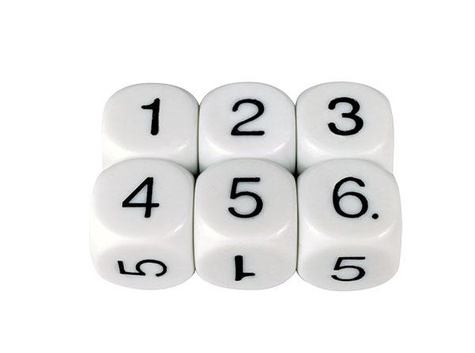
#> input picture dice2.jpg, 475 x 353 px, shrunk from 600 x 446 before the run
$ python main.py
#> lines starting #> are read from the running program, lines starting #| are printed output that depends on the picture; after the words box and inside, x2 and y2 are one past the last pixel; in counts of white or black regions, pixels touching at a corner belong together
### functions.py
import numpy as np
from statistics import mean

def in_range_img(image):
    width, height = image.shape[:2]
    new_img = np.zeros([width, height, 4])

    for i in range(width):
        for j in range(height):
            rgb = [float(image[i][j][0]), float(image[i][j][1]), float(image[i][j][2])]
            avg = float(mean(rgb)/250)
            if avg > 0.2:
                avg = 0
            else:
                avg = 1
            new_img[i][j][0] = avg
            new_img[i][j][1] = avg
            new_img[i][j][2] = avg
            new_img[i][j][3] = 1
    return new_img

### main.py
# [6 lines of commented-out code are left out]
import numpy as np
# import argparse

from PIL import Image

import cv2 as cv
import sys
import pytesseract

import functions

DIGITS_LOOKUP = {
    (1, 1, 1, 0, 1, 1, 1): 0,
    (0, 0, 1, 0, 0, 1, 0): 1,
    (1, 0, 1, 1, 1, 1, 0): 2,
    (1, 0, 1, 1, 0, 1, 1): 3,
    (0, 1, 1, 1, 0, 1, 0): 4,
    (1, 1, 0, 1, 0, 1, 1): 5,
    (1, 1, 0, 1, 1, 1, 1): 6,
    (1, 0, 1, 0, 0, 1, 0): 7,
    (1, 1, 1, 1, 1, 1, 1): 8,
    (1, 1, 1, 1, 0, 1, 1): 9
}

pytesseract.pytesseract.tesseract_cmd = r'C:\Users\hallgato\AppData\Local\Programs\Tesseract-OCR\tesseract.exe'

img = cv.imread(cv.samples.findFile("dice2.jpg"))
#> img is the input picture: shape (353, 475, 3); mean B, G, R 235.9, 236.1, 236.1
if img is None:
    sys.exit("Could not read the image.")

grayImage = cv.cvtColor(img, cv.COLOR_BGR2GRAY)
(thresh2, blackAndWhiteImage2) = cv.threshold(grayImage, 127, 255, cv.THRESH_BINARY)
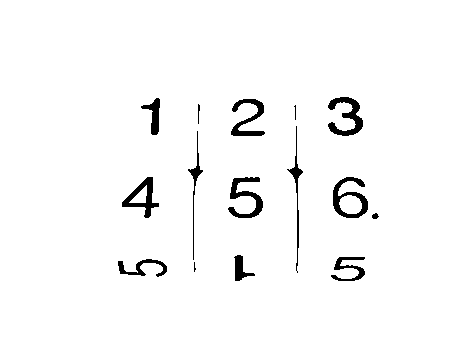
#> blackAndWhiteImage2: shape (353, 475); 97.2% white; 15 black regions (2 under 20 px), largest, box (x1, y1, x2, y2) and area: (328, 97, 363, 136) 606, (333, 177, 368, 218) 582, (228, 177, 263, 218) 572
edged2 = cv.Canny(grayImage, 50, 200, 255)
#> edged2: shape (353, 475); 2.4% white in thin lines or dots, all inside (x1, y1, x2, y2) = (90, 81, 403, 292)
# cv.imshow("Edged2", edged2)
new_image = np.zeros(grayImage.shape, grayImage.dtype)

alpha = 1.0  # [1.0-3.0]
beta = 100  # [0-100]

for y in range(grayImage.shape[0]):
    for x in range(grayImage.shape[1]):
        new_image[y, x] = np.clip(alpha * grayImage[y, x] + beta, 0, 255)
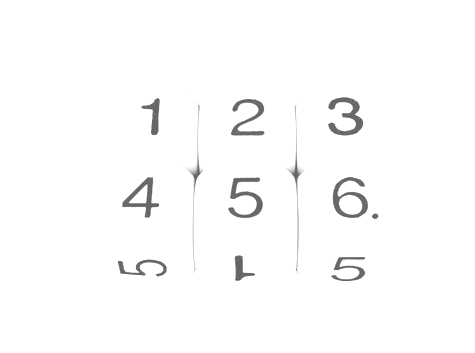
#> new_image: shape (353, 475); min 100, max 255, mean 251.6

(thresh, blackAndWhiteImage) = cv.threshold(new_image, 127, 255, cv.THRESH_BINARY)
#> blackAndWhiteImage: shape (353, 475); 98.2% white; 12 black regions (1 under 20 px), largest, box (x1, y1, x2, y2) and area: (329, 98, 363, 135) 463, (333, 177, 368, 218) 429, (229, 178, 262, 218) 404
# gray = cv.cvtColor(img, cv.COLOR_BGR2GRAY)
# blurred = cv.GaussianBlur(gray, (5, 5), 0)
edged = cv.Canny(new_image, 50, 200, 255)
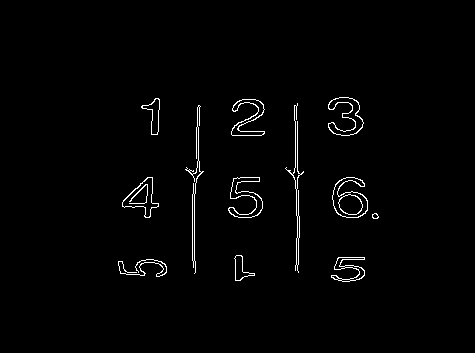
#> edged: shape (353, 475); 1.5% white in thin lines or dots, all inside (x1, y1, x2, y2) = (118, 97, 379, 282)

# cv.imshow("Ablak", grayImage)
# cv.imshow("Edged", edged)

# thresh = cv.threshold(new_image, 0, 255, cv.THRESH_BINARY_INV | cv.THRESH_OTSU)[1]
kernel = cv.getStructuringElement(cv.MORPH_ELLIPSE, (1, 5))
thresh = cv.morphologyEx(thresh, cv.MORPH_OPEN, kernel)


def inverte(imagem):
    imagem = cv.bitwise_not(imagem)
    return imagem


# cv.imshow("Threshold", thresh)

newthresh = functions.in_range_img(img)
#> after the loop in in_range_img, `for i in range(width):`:
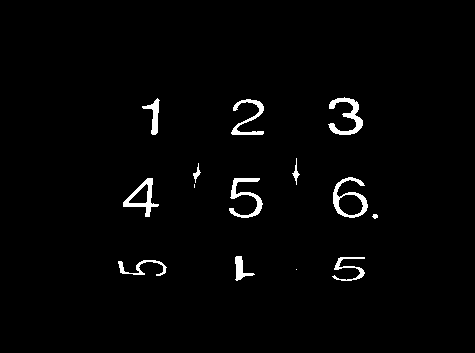
#> new_img: shape (353, 475, 4) float64; mean B, G, R, A 0.0196, 0.0196, 0.0196, 1

# cv.imshow("Uj threshold", newthresh)

# Read image
im_in = cv.imread("dice.jpg", cv.IMREAD_GRAYSCALE)
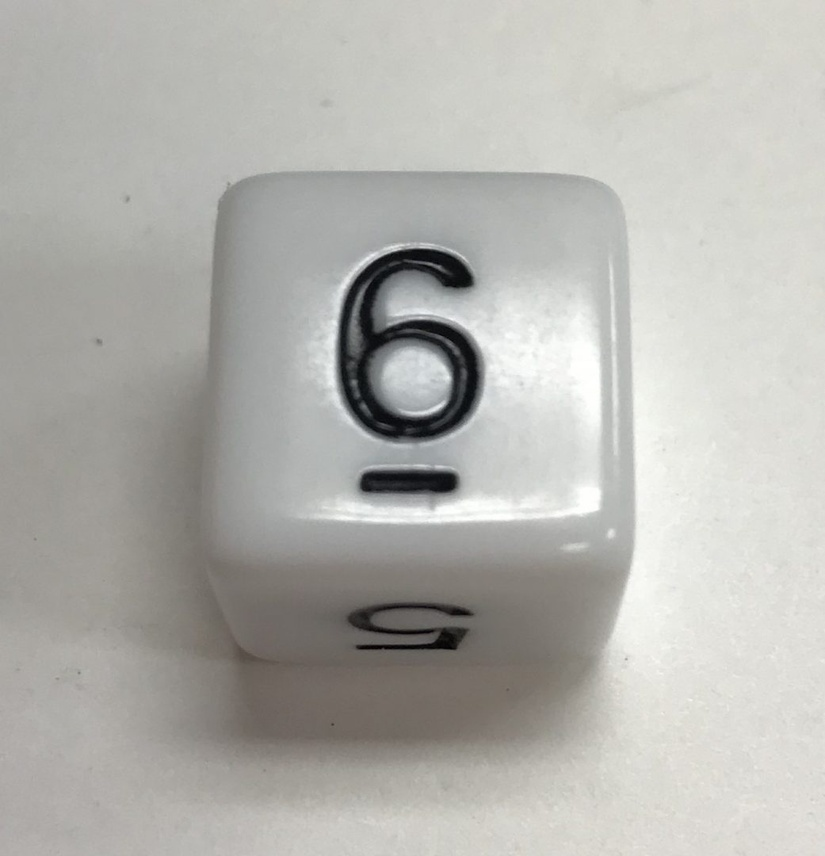
#> input picture dice.jpg, 825 x 856 px, shrunk from 1041 x 1080 before the run
#> im_in: shape (856, 825); min 0, max 255, mean 178.6

# Threshold.
# Set values equal to or above 220 to 0.
# Set values below 220 to 255.

th, im_th = cv.threshold(im_in, 220, 255, cv.THRESH_BINARY_INV)
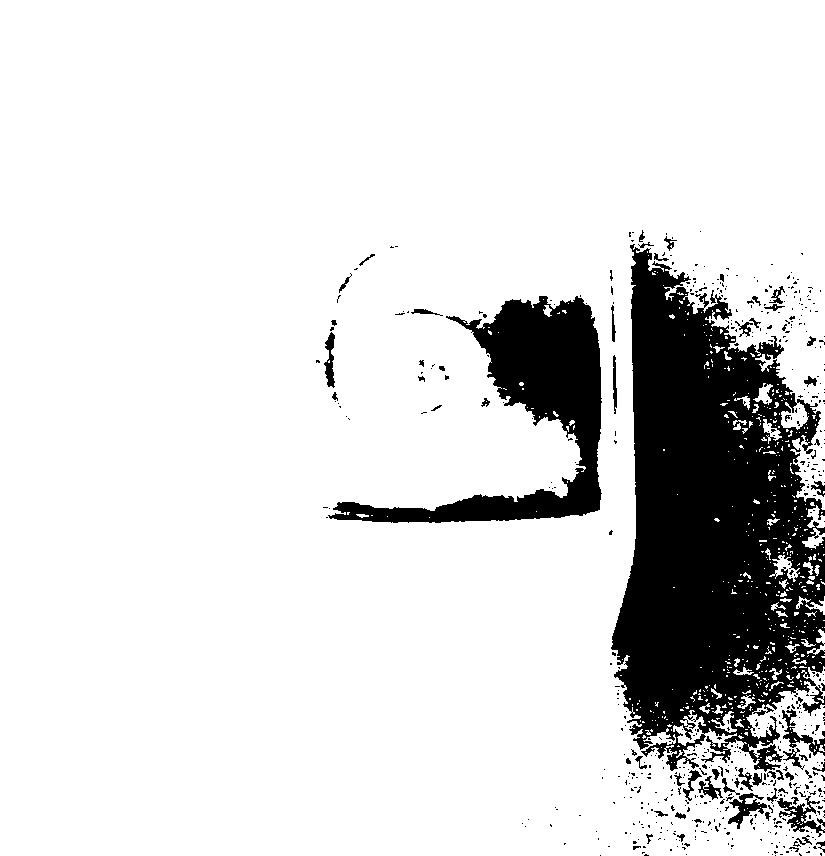
#> im_th: shape (856, 825); 86.2% white; 594 black regions (526 under 20 px), largest, box (x1, y1, x2, y2) and area: (611, 244, 825, 772) 71071, (328, 296, 602, 523) 19124, (777, 796, 825, 837) 653

# Copy the thresholded image.
im_floodfill = im_th.copy()

# Mask used to flood filling.
# Notice the size needs to be 2 pixels than the image.
h, w = im_th.shape[:2]
#> h = 856; w = 825
mask = np.zeros((h+2, w+2), np.uint8)

# Floodfill from point (0, 0)
cv.floodFill(im_floodfill, mask, (0, 0), 255)

# Invert floodfilled image
im_floodfill_inv = cv.bitwise_not(im_th)

# Combine the two images to get the foreground.
im_out = im_th  # | im_floodfill_inv

# [6 lines of commented-out code are left out]

finalimg = cv.imread("dice.jpg")
#> finalimg is the input picture: shape (856, 825, 3); mean B, G, R 174.4, 179, 179.6
finalthresh = functions.in_range_img(finalimg)
#> after the loop in in_range_img (call 2), `for i in range(width):`:
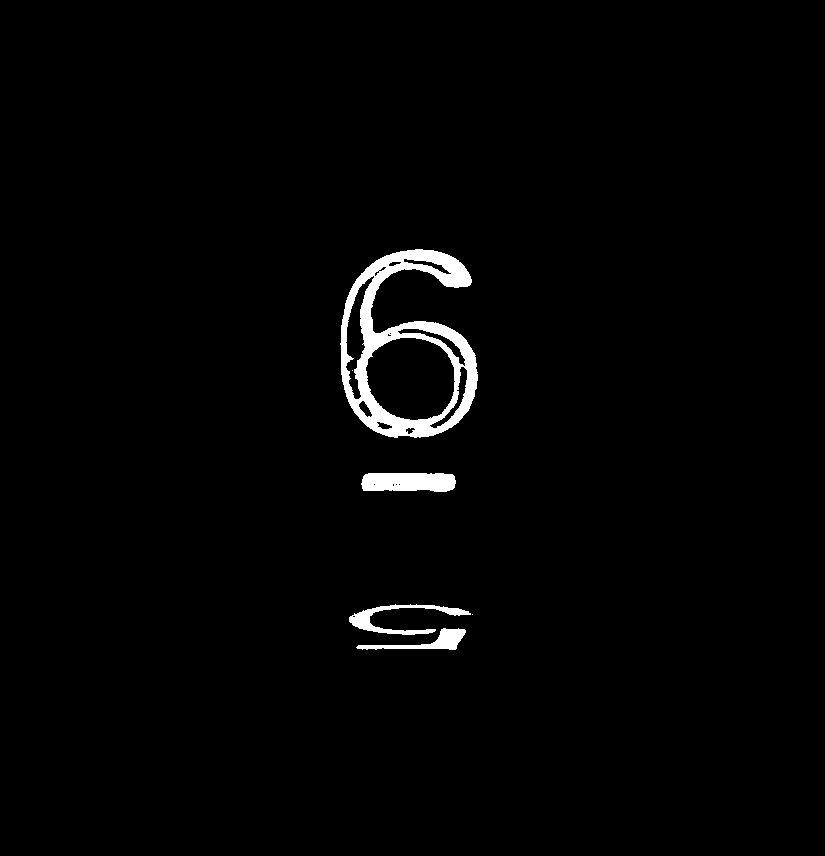
#> new_img: shape (856, 825, 4) float64; mean B, G, R, A 0.0175, 0.0175, 0.0175, 1

cv.imshow("FinalIMG", finalthresh)

options = "outputbase digits"
custom_config = r'--oem 3 --psm 6 outputbase digits -c tessedit_char_whitelist=123456'
im = Image.fromarray((finalthresh * 255).astype(np.uint8))  # átalakítás 0-1-ről 0-255-re
print("Számok: " + pytesseract.image_to_string(im, config=custom_config))
#> (this line was passed over: pytesseract is not available in this run)


# [6 lines of commented-out code are left out]
cv.waitKey(0)
